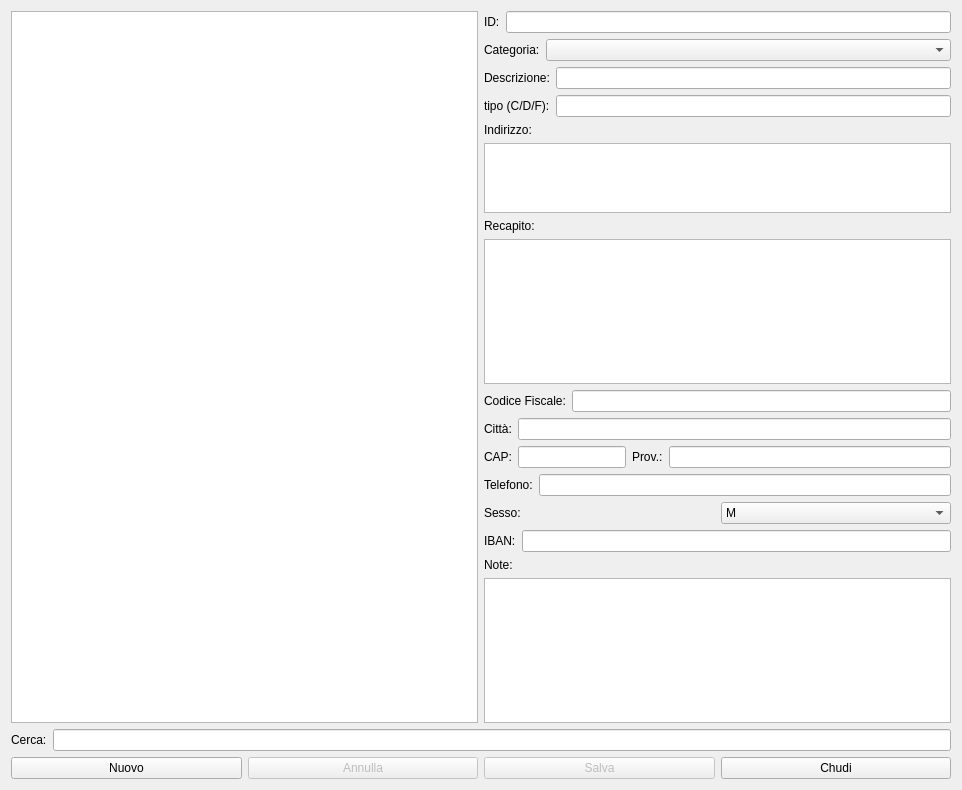
<?xml version="1.0" encoding="UTF-8"?>
<ui version="4.0">
 <class>CConti</class>
 <widget class="QWidget" name="CConti">
  <property name="windowModality">
   <enum>Qt::ApplicationModal</enum>
  </property>
  <property name="geometry">
   <rect>
    <x>0</x>
    <y>0</y>
    <width>962</width>
    <height>790</height>
   </rect>
  </property>
  <property name="windowTitle">
   <string>Anagrafica</string>
  </property>
  <property name="windowIcon">
   <iconset resource="graphics.qrc">
    <normaloff>:/Resources/user-group-icon.png</normaloff>:/Resources/user-group-icon.png</iconset>
  </property>
  <layout class="QVBoxLayout" name="verticalLayout_5">
   <item>
    <layout class="QHBoxLayout" name="horizontalLayout_11">
     <item>
      <widget class="QListView" name="lvAnagrafica">
       <property name="editTriggers">
        <set>QAbstractItemView::NoEditTriggers</set>
       </property>
       <property name="selectionBehavior">
        <enum>QAbstractItemView::SelectRows</enum>
       </property>
       <property name="selectionRectVisible">
        <bool>false</bool>
       </property>
      </widget>
     </item>
     <item>
      <layout class="QVBoxLayout" name="verticalLayout_4">
       <item>
        <layout class="QHBoxLayout" name="horizontalLayout_10">
         <item>
          <widget class="QLabel" name="label">
           <property name="text">
            <string>ID:</string>
           </property>
          </widget>
         </item>
         <item>
          <widget class="QLineEdit" name="leId">
           <property name="readOnly">
            <bool>true</bool>
           </property>
          </widget>
         </item>
        </layout>
       </item>
       <item>
        <layout class="QFormLayout" name="formLayout">
         <item row="0" column="0">
          <widget class="QLabel" name="label_2">
           <property name="text">
            <string>Categoria:</string>
           </property>
          </widget>
         </item>
         <item row="0" column="1">
          <widget class="QComboBox" name="cbTipo"/>
         </item>
        </layout>
       </item>
       <item>
        <layout class="QHBoxLayout" name="horizontalLayout">
         <item>
          <widget class="QLabel" name="label_3">
           <property name="text">
            <string>Descrizione:</string>
           </property>
          </widget>
         </item>
         <item>
          <widget class="QLineEdit" name="leDescrizione"/>
         </item>
        </layout>
       </item>
       <item>
        <layout class="QHBoxLayout" name="horizontalLayout_2">
         <item>
          <widget class="QLabel" name="label_4">
           <property name="text">
            <string>tipo (C/D/F):</string>
           </property>
          </widget>
         </item>
         <item>
          <widget class="QLineEdit" name="leCategoria">
           <property name="readOnly">
            <bool>false</bool>
           </property>
          </widget>
         </item>
        </layout>
       </item>
       <item>
        <layout class="QVBoxLayout" name="verticalLayout">
         <item>
          <widget class="QLabel" name="label_5">
           <property name="text">
            <string>Indirizzo:</string>
           </property>
          </widget>
         </item>
         <item>
          <widget class="QPlainTextEdit" name="ptIndirizzo">
           <property name="maximumSize">
            <size>
             <width>16777215</width>
             <height>100</height>
            </size>
           </property>
          </widget>
         </item>
        </layout>
       </item>
       <item>
        <layout class="QVBoxLayout" name="verticalLayout_2">
         <item>
          <widget class="QLabel" name="label_10">
           <property name="text">
            <string>Recapito:</string>
           </property>
          </widget>
         </item>
         <item>
          <widget class="QPlainTextEdit" name="ptRecapito"/>
         </item>
        </layout>
       </item>
       <item>
        <layout class="QHBoxLayout" name="horizontalLayout_7">
         <item>
          <widget class="QLabel" name="label_11">
           <property name="text">
            <string>Codice Fiscale:</string>
           </property>
          </widget>
         </item>
         <item>
          <widget class="QLineEdit" name="leCodiceFiscale"/>
         </item>
        </layout>
       </item>
       <item>
        <layout class="QHBoxLayout" name="horizontalLayout_3">
         <item>
          <widget class="QLabel" name="label_6">
           <property name="text">
            <string>Città:</string>
           </property>
          </widget>
         </item>
         <item>
          <widget class="QLineEdit" name="leCitta"/>
         </item>
        </layout>
       </item>
       <item>
        <layout class="QFormLayout" name="formLayout_2">
         <item row="0" column="0">
          <layout class="QHBoxLayout" name="horizontalLayout_4">
           <item>
            <widget class="QLabel" name="label_7">
             <property name="text">
              <string>CAP:</string>
             </property>
            </widget>
           </item>
           <item>
            <widget class="QLineEdit" name="leCap"/>
           </item>
          </layout>
         </item>
         <item row="0" column="1">
          <layout class="QHBoxLayout" name="horizontalLayout_5">
           <item>
            <widget class="QLabel" name="label_8">
             <property name="text">
              <string>Prov.:</string>
             </property>
            </widget>
           </item>
           <item>
            <widget class="QLineEdit" name="leProv"/>
           </item>
          </layout>
         </item>
        </layout>
       </item>
       <item>
        <layout class="QHBoxLayout" name="horizontalLayout_6">
         <item>
          <widget class="QLabel" name="label_9">
           <property name="text">
            <string>Telefono:</string>
           </property>
          </widget>
         </item>
         <item>
          <widget class="QLineEdit" name="letel"/>
         </item>
        </layout>
       </item>
       <item>
        <layout class="QHBoxLayout" name="horizontalLayout_8">
         <item>
          <widget class="QLabel" name="label_12">
           <property name="text">
            <string>Sesso:</string>
           </property>
          </widget>
         </item>
         <item>
          <widget class="QComboBox" name="cbSex">
           <item>
            <property name="text">
             <string>M</string>
            </property>
           </item>
           <item>
            <property name="text">
             <string>F</string>
            </property>
           </item>
          </widget>
         </item>
        </layout>
       </item>
       <item>
        <layout class="QHBoxLayout" name="horizontalLayout_9">
         <item>
          <widget class="QLabel" name="label_13">
           <property name="text">
            <string>IBAN:</string>
           </property>
          </widget>
         </item>
         <item>
          <widget class="QLineEdit" name="leIban"/>
         </item>
        </layout>
       </item>
       <item>
        <layout class="QVBoxLayout" name="verticalLayout_3">
         <item>
          <widget class="QLabel" name="label_14">
           <property name="text">
            <string>Note:</string>
           </property>
          </widget>
         </item>
         <item>
          <widget class="QPlainTextEdit" name="ptNote"/>
         </item>
        </layout>
       </item>
      </layout>
     </item>
    </layout>
   </item>
   <item>
    <layout class="QHBoxLayout" name="horizontalLayout_13">
     <item>
      <widget class="QLabel" name="label_15">
       <property name="text">
        <string>Cerca:</string>
       </property>
      </widget>
     </item>
     <item>
      <widget class="QLineEdit" name="lineEdit"/>
     </item>
    </layout>
   </item>
   <item>
    <layout class="QHBoxLayout" name="horizontalLayout_12">
     <item>
      <widget class="QPushButton" name="pushButton">
       <property name="text">
        <string>Nuovo</string>
       </property>
       <property name="icon">
        <iconset resource="graphics.qrc">
         <normaloff>:/Resources/Users.png</normaloff>:/Resources/Users.png</iconset>
       </property>
       <property name="iconSize">
        <size>
         <width>32</width>
         <height>32</height>
        </size>
       </property>
      </widget>
     </item>
     <item>
      <widget class="QPushButton" name="pbAnnulla">
       <property name="enabled">
        <bool>false</bool>
       </property>
       <property name="text">
        <string>Annulla</string>
       </property>
       <property name="icon">
        <iconset resource="graphics.qrc">
         <normaloff>:/Resources/Banned-Sign.PNG</normaloff>:/Resources/Banned-Sign.PNG</iconset>
       </property>
       <property name="iconSize">
        <size>
         <width>32</width>
         <height>32</height>
        </size>
       </property>
      </widget>
     </item>
     <item>
      <widget class="QPushButton" name="pbSave">
       <property name="enabled">
        <bool>false</bool>
       </property>
       <property name="text">
        <string>Salva</string>
       </property>
       <property name="icon">
        <iconset resource="graphics.qrc">
         <normaloff>:/Resources/save-icon.png</normaloff>:/Resources/save-icon.png</iconset>
       </property>
       <property name="iconSize">
        <size>
         <width>32</width>
         <height>32</height>
        </size>
       </property>
      </widget>
     </item>
     <item>
      <widget class="QPushButton" name="pbClose">
       <property name="text">
        <string>Chudi</string>
       </property>
       <property name="icon">
        <iconset resource="graphics.qrc">
         <normaloff>:/Resources/Actions-window-close-icon.png</normaloff>:/Resources/Actions-window-close-icon.png</iconset>
       </property>
       <property name="iconSize">
        <size>
         <width>32</width>
         <height>32</height>
        </size>
       </property>
      </widget>
     </item>
    </layout>
   </item>
  </layout>
 </widget>
 <resources>
  <include location="graphics.qrc"/>
 </resources>
 <connections/>
</ui>
